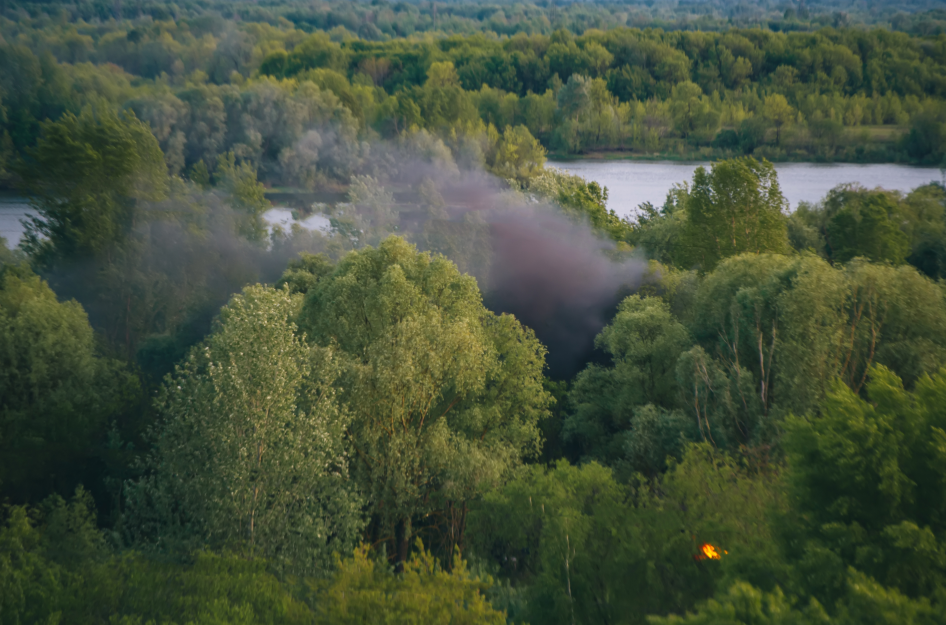
#> input picture input images/sf6.jpeg, 3784 x 2500 px (shown at 1/4 size)
$ python blur.py
#> lines starting #> are read from the running program, lines starting #| are printed output that depends on the picture
import cv2
import numpy as np

fn = "sf6.jpeg"
frame = cv2.imread('./input images/'+fn)
#> frame is the input picture: shape (2500, 3784, 3); mean B, G, R 59.9, 80.8, 69.2
print("height: "+str(len(frame))+", width: "+str(len(frame[0])))
#| height: 2500, width: 3784

# frameWidth=1000
# frameHeight=500
scale = 0.1
resized = cv2.resize(frame, None, fx=scale, fy=scale)
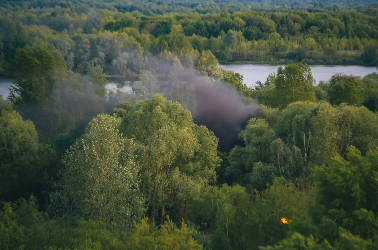
#> resized: shape (250, 378, 3); mean B, G, R 60.1, 81, 69.4
print("height: "+str(len(resized))+", width: "+str(len(resized[0])))
#| height: 250, width: 378
#cv2.imwrite(f"./scale={scale}-{fn}",resized)
cv2.imshow("resized", resized)
cv2.waitKey(0)
ob = resized[125:250,300:700]
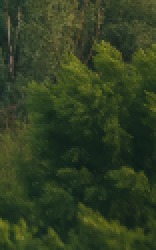
#> ob: shape (125, 78, 3) (shown 2 times larger); mean B, G, R 33.5, 62, 48.1
cv2.imshow("resized out of bounds", ob)
cv2.waitKey(0)
print(f"ob size:{len(ob)},{len(ob[0])}")
#| ob size:125,78
#seems whatever's out of bounds is just automatically excluded

cv2.destroyAllWindows()
